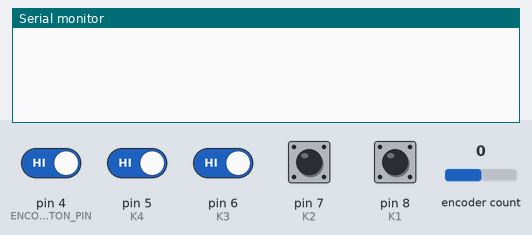
This sketch was run on a simulated Arduino Leonardo, built with avr-gcc and run on an emulated ATmega32U4. Parts: the last lines printed to the serial monitor. The inputs (shaded band) are chosen by the test bench; at power-on: pin 4 (ENCODER_BUTTON_PIN), pin 5 (K4), pin 6 (K3), pin 7 (K2), pin 8 (K1) HIGH, encoder count 0. USB keyboard and mouse output is not drawn.

Above: at 1.2 s.
1.3 s: encoder count set to 1
At 2.0 s:
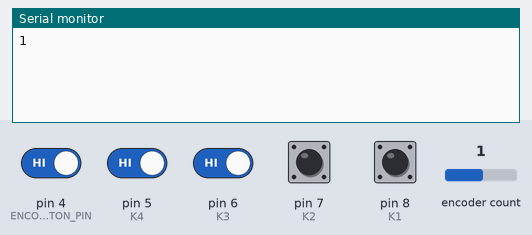
2.8 s: pin 4 (ENCODER_BUTTON_PIN) driven LOW
At 3.6 s:
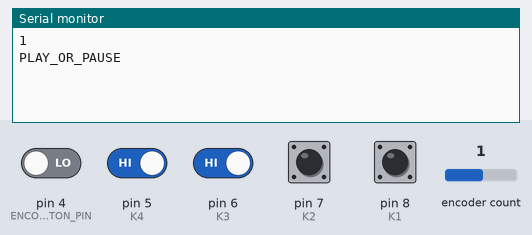
4.3 s: pin 4 (ENCODER_BUTTON_PIN) driven HIGH and pin 5 (K4) driven LOW
At 5.1 s:
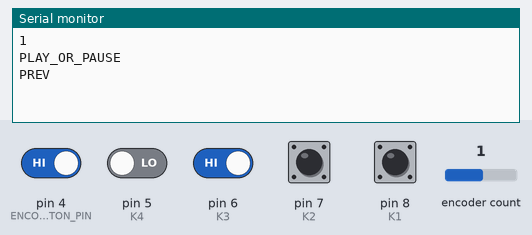
5.8 s: pin 5 (K4) driven HIGH and pin 6 (K3) driven LOW
At 6.9 s:
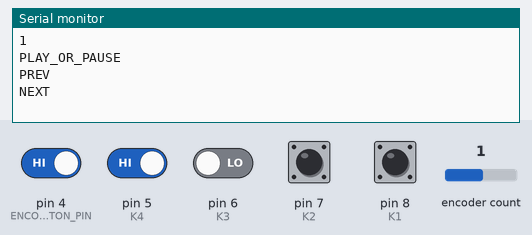

The sketch:

das-control-panel.ino
```cpp
//http://www.pjrc.com/teensy/td_libs_Encoder.html
//https://github.com/PaulStoffregen/Encoder
#include <Encoder.h>
#include <Keyboard.h>

int ENCODER_BUTTON_PIN = 4;
int ACCELERATION = 4; //Accelerationeration factor for volume, use between 1 and 8

int K1 = 8;
int K2 = 7;
int K3 = 6;
int K4 = 5;

int DELAY_BEFORE_KEY_RELEASE = 100;

//Pins 2,3 are the interrupt pins on a Leonardo/Uno, which give best performance with a rotary encoder
//Use other pins if you wish, but performance may suffer. Avoid using pins that have LEDs attached
Encoder encoder(2, 3);
long lastPosition = 0;

void setup() {
  pinMode(ENCODER_BUTTON_PIN, INPUT);
  pinMode(K1, INPUT);
  pinMode(K2, INPUT);
  pinMode(K3, INPUT);
  pinMode(K4, INPUT);

  //Activate internal pull-up resistors
  digitalWrite(ENCODER_BUTTON_PIN, HIGH);
  digitalWrite(K1, HIGH);
  digitalWrite(K2, HIGH);
  digitalWrite(K3, HIGH);
  digitalWrite(K4, HIGH);

  Serial.begin(9600);
  Keyboard.begin();
}

void loop() {
  long currentPosition = encoder.read() / ACCELERATION;
  if (currentPosition != lastPosition) {
    Serial.println(currentPosition);
    if (lastPosition < currentPosition)
      volumeUp();
    else
      volumeDown();

    lastPosition = currentPosition;
  }

  handleKeyPress(ENCODER_BUTTON_PIN, playOrPause, "PLAY_OR_PAUSE");
  handleKeyPress(K1, lock, "LOCK");
  handleKeyPress(K2, mute, "MUTE");
  handleKeyPress(K3, next, "NEXT");
  handleKeyPress(K4, prev, "PREV");

  delay(50);
}

int handleKeyPress(int pin, void (*action)(), String actionName) {
  int state = digitalRead(pin);
  if (!state) {
    Serial.println(actionName);
    (*action)();
  }
  do { state = digitalRead(pin); } while (!state);

  return state;
}

void mute() {
  Keyboard.press(KEY_LEFT_CTRL);
  Keyboard.press(KEY_LEFT_ALT);
  Keyboard.press(KEY_F7);
  releaseAll();
}

void prev() {
  Keyboard.press(KEY_LEFT_CTRL);
  Keyboard.press(KEY_LEFT_ALT);
  Keyboard.press(KEY_F8);
  releaseAll();
}

void playOrPause() {
  Keyboard.press(KEY_LEFT_CTRL);
  Keyboard.press(KEY_LEFT_ALT);
  Keyboard.press(KEY_F9);
  releaseAll();
}

void next() {
  Keyboard.press(KEY_LEFT_CTRL);
  Keyboard.press(KEY_LEFT_ALT);
  Keyboard.press(KEY_F10);
  releaseAll();
}

void volumeDown() {
  Keyboard.press(KEY_LEFT_CTRL);
  Keyboard.press(KEY_LEFT_ALT);
  Keyboard.press(KEY_F11);
  releaseAll();
}

void volumeUp() {
  Keyboard.press(KEY_LEFT_CTRL);
  Keyboard.press(KEY_LEFT_ALT);
  Keyboard.press(KEY_F12);
  releaseAll();
}

void lock() {
  Keyboard.press(KEY_LEFT_GUI);
  Keyboard.press('l');
  releaseAll();
}

void releaseAll() {
  delay(DELAY_BEFORE_KEY_RELEASE);
  Keyboard.releaseAll();
}
```

Measured:
- after the input at 1.3 s, the serial monitor: prints a new line at once (image 1)
- after the input at 2.8 s, the serial monitor: prints a new line at once (image 2)
- after the input at 4.3 s, the serial monitor: prints a new line at once (image 3)
- after the input at 5.8 s, the serial monitor: prints a new line after 0.05 s (image 4)
